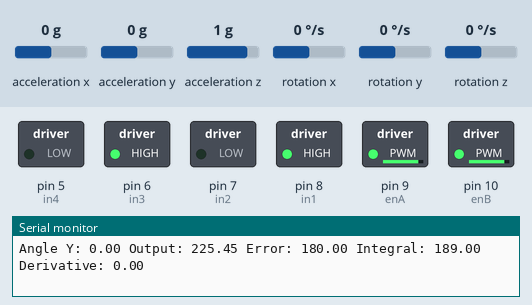
The sketch below on a simulated Arduino Uno, built with avr-gcc and run on an emulated ATmega328P. Parts: switched loads named in the sketch (green lamp = pin HIGH), the last lines printed to the serial monitor. The test bench sets the inputs (shaded band); at power-on: acceleration x 0 g, rotation y 0 °/s, acceleration y 0 g, acceleration z 1 g, rotation x 0 °/s, rotation z 0 °/s.

Above: at 1.2 s.
1.3 s: acceleration x set to 0.8 g
At 4.2 s:
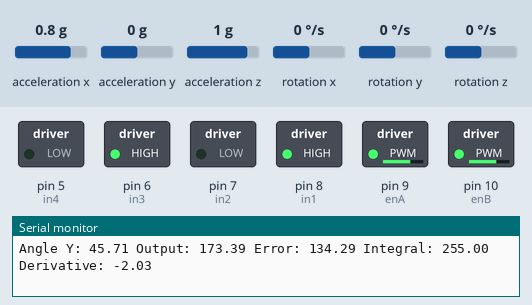
4.3 s: rotation y set to 192 °/s
At 4.41 s:
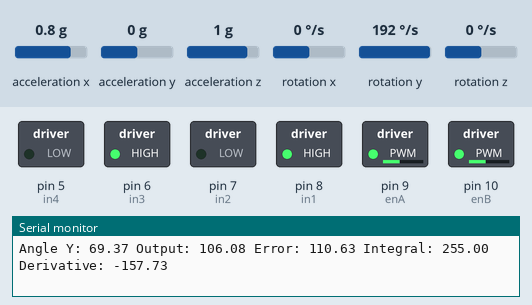
7.3 s: acceleration x set to -1.4 g
Timing chart, 0 to 10.3 s (numbered marks = the images above; inputs shaded):
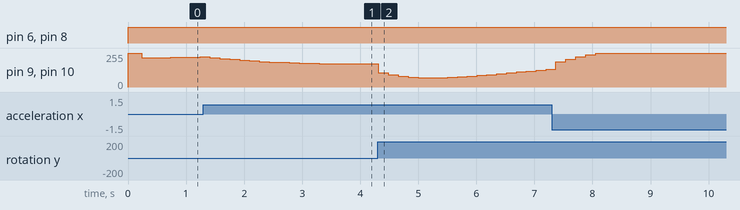

The sketch:

Balancing_robot.ino
```cpp
#include <Wire.h>
#include <MPU6050.h>

// Create an MPU6050 object
MPU6050 mpu;

// Variables for angle calculation
int16_t ax, ay, az;
int16_t gx, gy, gz;

// Filter constants
float angleKalman = 0;  // Angle estimated by the Kalman filter
float bias = 0;         // Gyroscope bias estimated by the Kalman filter
float P[2][2] = {{0, 0}, {0, 0}}; // Error covariance matrix
float Q_angle = 0.001;  // Process noise for the angle
float Q_bias = 0.003;   // Process noise for the bias
float R_measure = 0.03; // Measurement noise

// PID constants
float Kp = 1.2;   // Proportional gain
float Ki = 0.05;  // Integral gain
float Kd = 0.25;  // Derivative gain

// PID variables
float setPoint = 180;  // Desired angle (upright position)
float input, output;
float error, prevError;
float integral, derivative;

// Pins for L298N motor driver
const int enA = 9;   // PWM pin for motor A
const int in1 = 8;   // Direction pin 1 for motor A
const int in2 = 7;   // Direction pin 2 for motor A
const int enB = 10;  // PWM pin for motor B
const int in3 = 6;   // Direction pin 1 for motor B
const int in4 = 5;   // Direction pin 2 for motor B

void setup() {
  Serial.begin(9600);
  Wire.begin();

  // Initialize MPU6050
  Serial.println("Initializing the MPU6050...");
  mpu.initialize();
  if (!mpu.testConnection()) {
    Serial.println("MPU6050 connection failed");
    while (1);
  }
  Serial.println("MPU6050 connected successfully!");

  // Set up motor pins
  pinMode(enA, OUTPUT);
  pinMode(in1, OUTPUT);
  pinMode(in2, OUTPUT);
  pinMode(enB, OUTPUT);
  pinMode(in3, OUTPUT);
  pinMode(in4, OUTPUT);

  // Initialize PID variables
  integral = 0;
  prevError = 0;
}

void loop() {
  // Calculate the robot's angle using the Kalman filter
  input = getFilteredAngleY();

  // PID calculation
  error = setPoint - input;
  integral += error * 0.150;  // Assuming a loop time of around 150ms
  integral = constrain(integral, -255, 255);  // Integral windup prevention
  derivative = (error - prevError) / 0.150;
  output = Kp * error + Ki * integral + Kd * derivative;
  output = constrain(output, -255, 255);  // Constrain PID output
  prevError = error;

  // Control motors based on PID output
  setMotorSpeed(output);

  // Debugging
  Serial.print("Angle Y: ");
  Serial.print(input);
  Serial.print(" Output: ");
  Serial.print(output);
  Serial.print(" Error: ");
  Serial.print(error);
  Serial.print(" Integral: ");
  Serial.print(integral);
  Serial.print(" Derivative: ");
  Serial.println(derivative);

  delay(150);  // Delay to reduce sampling frequency
}

// Function to implement the Kalman filter to calculate tilt angle
float kalmanFilter(float newAngle, float newRate, float dt) {
  // State prediction
  angleKalman += dt * (newRate - bias);

  // Update the error covariance matrix
  P[0][0] += dt * (dt * P[1][1] - P[0][1] - P[1][0] + Q_angle);
  P[0][1] -= dt * P[1][1];
  P[1][0] -= dt * P[1][1];
  P[1][1] += Q_bias * dt;

  // Calculate Kalman Gain
  float S = P[0][0] + R_measure;  // Estimate error
  float K[2];                     // Kalman gain
  K[0] = P[0][0] / S;
  K[1] = P[1][0] / S;

  // Update the estimated angle with accelerometer's measured angle
  float y = newAngle - angleKalman;  // Angle difference
  angleKalman += K[0] * y;
  bias += K[1] * y;

  // Update error covariance matrix
  float P00_temp = P[0][0];
  float P01_temp = P[0][1];

  P[0][0] -= K[0] * P00_temp;
  P[0][1] -= K[0] * P01_temp;
  P[1][0] -= K[1] * P00_temp;
  P[1][1] -= K[1] * P01_temp;

  return angleKalman;
}

// Function to get the filtered angle using Kalman filter
float getFilteredAngleY() {
  // Read data from accelerometer and gyroscope
  mpu.getMotion6(&ax, &ay, &az, &gx, &gy, &gz);

  // Calculate the raw angle from the accelerometer relative to the Y-axis
  float accAngleY = atan2(ax, az) * 180 / PI;

  // Convert gyroscope rate to degrees per second
  float gyroRateY = gy / 131.0;  // MPU6050 scale of 131 LSB per degree/s

  // Calculate time elapsed (delta t) in seconds
  float dt = 0.150;  // Assuming a loop delay of 150ms

  // Apply Kalman filter
  return kalmanFilter(accAngleY, gyroRateY, dt);
}

void setMotorSpeed(float speed) {
  int motorSpeed = constrain(abs(speed), 0, 255);  // Limit speed within PWM range

  if (speed > 0) {
    // Motors move forward
    digitalWrite(in1, HIGH);
    digitalWrite(in2, LOW);
    digitalWrite(in3, HIGH);
    digitalWrite(in4, LOW);
  } else if (speed < 0) {
    // Motors move backward
    digitalWrite(in1, LOW);
    digitalWrite(in2, HIGH);
    digitalWrite(in3, LOW);
    digitalWrite(in4, HIGH);
  } else {
    // Stop motors if speed is zero
    digitalWrite(in1, LOW);
    digitalWrite(in2, LOW);
    digitalWrite(in3, LOW);
    digitalWrite(in4, LOW);
  }

  analogWrite(enA, motorSpeed);
  analogWrite(enB, motorSpeed);
}
```
